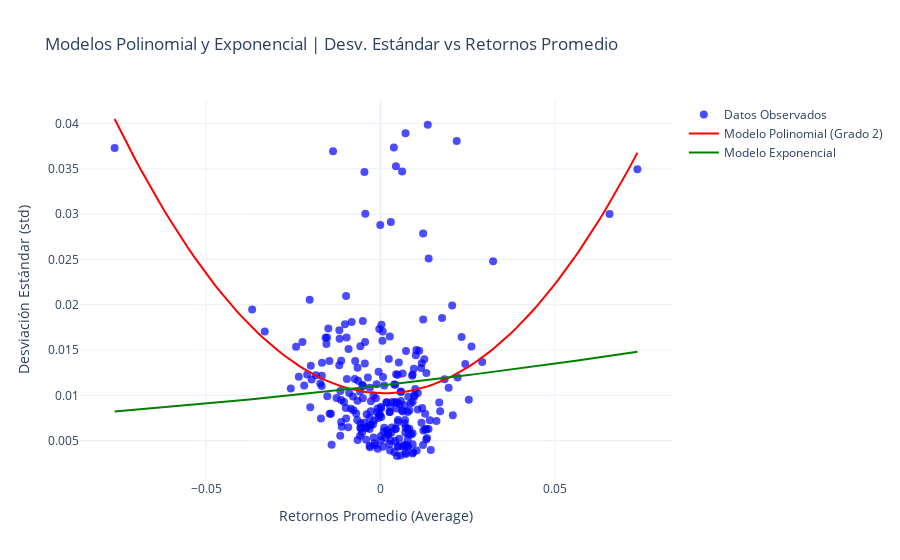

Write notebook code for a chart like this one.
### Code cell
#Modelo 1 
import numpy as np
import pandas as pd
import yfinance as yf
import statsmodels.api as sm
from scipy.optimize import curve_fit
import plotly.graph_objects as go

# 1. Descargar datos históricos del activo
activo = "AAPL"  # Ticker del activo
periodo = "1y"
datos = yf.Ticker(activo).history(period=periodo)

# 2. Calcular los retornos promedio (Average) y la desviación estándar (std)
datos['Average'] = datos[['High', 'Low']].mean(axis=1).pct_change()
datos['std'] = datos['Average'].rolling(window=5).std()

# Eliminar valores NaN para los ajustes
datos.dropna(inplace=True)

# --- MODELO POLINOMIAL ---
# Ajustar un modelo polinomial de grado 2
X_poly = np.column_stack((datos['Average'], datos['Average']**2))  # [x, x^2]
X_poly = sm.add_constant(X_poly)  # Añadir intercepto
modelo_poly = sm.OLS(datos['std'], X_poly).fit()

# Coeficientes del modelo polinomial
alpha_poly = modelo_poly.params[0]
beta_1_poly = modelo_poly.params[1]
beta_2_poly = modelo_poly.params[2]

# Predicciones del modelo polinomial
datos['std_pred_poly'] = alpha_poly + beta_1_poly * datos['Average'] + beta_2_poly * datos['Average']**2

# --- MODELO EXPONENCIAL ---
# Definir la función exponencial
def modelo_exponencial(x, alpha, beta):
    return alpha * np.exp(beta * x)

# Ajustar el modelo exponencial
popt, _ = curve_fit(modelo_exponencial, datos['Average'], datos['std'], maxfev=10000)
alpha_exp, beta_exp = popt

# Predicciones del modelo exponencial
datos['std_pred_exp'] = modelo_exponencial(datos['Average'], alpha_exp, beta_exp)

# --- GRAFICAR LOS RESULTADOS ---
fig = go.Figure()

# Datos observados
fig.add_trace(go.Scatter(x=datos['Average'], y=datos['std'],
                         mode='markers', name='Datos Observados',
                         marker=dict(size=8, color='blue', opacity=0.7)))

# Línea del modelo polinomial
x_vals = np.linspace(datos['Average'].min(), datos['Average'].max(), 100)
y_vals_poly = alpha_poly + beta_1_poly * x_vals + beta_2_poly * x_vals**2
fig.add_trace(go.Scatter(x=x_vals, y=y_vals_poly, mode='lines', name='Modelo Polinomial (Grado 2)',
                         line=dict(color='red')))

# Línea del modelo exponencial
y_vals_exp = modelo_exponencial(x_vals, alpha_exp, beta_exp)
fig.add_trace(go.Scatter(x=x_vals, y=y_vals_exp, mode='lines', name='Modelo Exponencial',
                         line=dict(color='green')))

# Configuración del gráfico
fig.update_layout(title="Modelos Polinomial y Exponencial | Desv. Estándar vs Retornos Promedio",
                  xaxis_title="Retornos Promedio (Average)",
                  yaxis_title="Desviación Estándar (std)",
                  template="plotly_white")

fig.show()

# --- RESULTADOS ---
print("Resultados del Modelo Polinomial:")
print(f"Intercepto (α): {alpha_poly:.4f}")
print(f"Coeficiente Lineal (β1): {beta_1_poly:.4f}")
print(f"Coeficiente Cuadrático (β2): {beta_2_poly:.4f}")
print(f"Resumen del Modelo Polinomial:\n{modelo_poly.summary()}")

print("\nResultados del Modelo Exponencial:")
print(f"Intercepto (α): {alpha_exp:.4f}")
print(f"Coeficiente Exponencial (β): {beta_exp:.4f}")

### Figure 1 — Plotly figure (JSON) as saved in the notebook; plotly's stock layout.template omitted (floating-point values rounded to 4 significant figures; data arrays with more than 128 entries replaced by an {"elided": "..."} marker saying what was removed)
{"data": [{"marker": {"color": "blue", "opacity": 0.7, "size": 8}, "mode": "markers", "name": "Datos Observados", "type": "scatter", "x": {"elided": "246 float values"}, "y": {"elided": "246 float values"}}, {"line": {"color": "red"}, "mode": "lines", "name": "Modelo Polinomial (Grado 2)", "type": "scatter", "x": [-0.07627, -0.07475, -0.07324, -0.07172, -0.07021, -0.0687, -0.06718, -0.06567, -0.06415, -0.06264, -0.06113, -0.05961, -0.0581, -0.05658, -0.05507, -0.05356, -0.05204, -0.05053, -0.04901, -0.0475, -0.04599, -0.04447, -0.04296, -0.04144, -0.03993, -0.03842, -0.0369, -0.03539, -0.03387, -0.03236, -0.03085, -0.02933, -0.02782, -0.0263, -0.02479, -0.02327, -0.02176, -0.02025, -0.01873, -0.01722, -0.0157, -0.01419, -0.01268, -0.01116, -0.009648, -0.008134, -0.00662, -0.005106, -0.003592, -0.002078, -0.0005638, 0.0009503, 0.002464, 0.003978, 0.005492, 0.007007, 0.008521, 0.01003, 0.01155, 0.01306, 0.01458, 0.01609, 0.01761, 0.01912, 0.02063, 0.02215, 0.02366, 0.02518, 0.02669, 0.0282, 0.02972, 0.03123, 0.03275, 0.03426, 0.03577, 0.03729, 0.0388, 0.04032, 0.04183, 0.04334, 0.04486, 0.04637, 0.04789, 0.0494, 0.05091, 0.05243, 0.05394, 0.05546, 0.05697, 0.05848, 0.06, 0.06151, 0.06303, 0.06454, 0.06606, 0.06757, 0.06908, 0.0706, 0.07211, 0.07363], "y": [0.04051, 0.03934, 0.03818, 0.03706, 0.03595, 0.03487, 0.03382, 0.03278, 0.03177, 0.03078, 0.02982, 0.02888, 0.02796, 0.02706, 0.02619, 0.02534, 0.02451, 0.02371, 0.02293, 0.02218, 0.02144, 0.02073, 0.02005, 0.01938, 0.01874, 0.01813, 0.01753, 0.01696, 0.01641, 0.01589, 0.01539, 0.01491, 0.01445, 0.01402, 0.01361, 0.01323, 0.01287, 0.01253, 0.01221, 0.01192, 0.01165, 0.0114, 0.01118, 0.01098, 0.0108, 0.01065, 0.01052, 0.01041, 0.01033, 0.01027, 0.01023, 0.01022, 0.01023, 0.01026, 0.01031, 0.01039, 0.01049, 0.01062, 0.01076, 0.01094, 0.01113, 0.01135, 0.01159, 0.01185, 0.01214, 0.01245, 0.01278, 0.01314, 0.01352, 0.01392, 0.01435, 0.0148, 0.01527, 0.01577, 0.01628, 0.01683, 0.01739, 0.01798, 0.01859, 0.01923, 0.01988, 0.02056, 0.02127, 0.022, 0.02275, 0.02352, 0.02432, 0.02514, 0.02598, 0.02685, 0.02774, 0.02865, 0.02959, 0.03055, 0.03153, 0.03253, 0.03356, 0.03461, 0.03569, 0.03679]}, {"line": {"color": "green"}, "mode": "lines", "name": "Modelo Exponencial", "type": "scatter", "x": [-0.07627, -0.07475, -0.07324, -0.07172, -0.07021, -0.0687, -0.06718, -0.06567, -0.06415, -0.06264, -0.06113, -0.05961, -0.0581, -0.05658, -0.05507, -0.05356, -0.05204, -0.05053, -0.04901, -0.0475, -0.04599, -0.04447, -0.04296, -0.04144, -0.03993, -0.03842, -0.0369, -0.03539, -0.03387, -0.03236, -0.03085, -0.02933, -0.02782, -0.0263, -0.02479, -0.02327, -0.02176, -0.02025, -0.01873, -0.01722, -0.0157, -0.01419, -0.01268, -0.01116, -0.009648, -0.008134, -0.00662, -0.005106, -0.003592, -0.002078, -0.0005638, 0.0009503, 0.002464, 0.003978, 0.005492, 0.007007, 0.008521, 0.01003, 0.01155, 0.01306, 0.01458, 0.01609, 0.01761, 0.01912, 0.02063, 0.02215, 0.02366, 0.02518, 0.02669, 0.0282, 0.02972, 0.03123, 0.03275, 0.03426, 0.03577, 0.03729, 0.0388, 0.04032, 0.04183, 0.04334, 0.04486, 0.04637, 0.04789, 0.0494, 0.05091, 0.05243, 0.05394, 0.05546, 0.05697, 0.05848, 0.06, 0.06151, 0.06303, 0.06454, 0.06606, 0.06757, 0.06908, 0.0706, 0.07211, 0.07363], "y": [0.008199, 0.008249, 0.008298, 0.008348, 0.008398, 0.008448, 0.008499, 0.00855, 0.008601, 0.008653, 0.008705, 0.008757, 0.008809, 0.008862, 0.008915, 0.008969, 0.009022, 0.009077, 0.009131, 0.009186, 0.009241, 0.009296, 0.009352, 0.009408, 0.009464, 0.009521, 0.009578, 0.009636, 0.009693, 0.009752, 0.00981, 0.009869, 0.009928, 0.009988, 0.01005, 0.01011, 0.01017, 0.01023, 0.01029, 0.01035, 0.01041, 0.01048, 0.01054, 0.0106, 0.01067, 0.01073, 0.01079, 0.01086, 0.01092, 0.01099, 0.01106, 0.01112, 0.01119, 0.01126, 0.01132, 0.01139, 0.01146, 0.01153, 0.0116, 0.01167, 0.01174, 0.01181, 0.01188, 0.01195, 0.01202, 0.01209, 0.01217, 0.01224, 0.01231, 0.01239, 0.01246, 0.01253, 0.01261, 0.01269, 0.01276, 0.01284, 0.01292, 0.01299, 0.01307, 0.01315, 0.01323, 0.01331, 0.01339, 0.01347, 0.01355, 0.01363, 0.01371, 0.01379, 0.01388, 0.01396, 0.01404, 0.01413, 0.01421, 0.0143, 0.01438, 0.01447, 0.01456, 0.01464, 0.01473, 0.01482]}], "layout": {"title": {"text": "Modelos Polinomial y Exponencial | Desv. Estándar vs Retornos Promedio"}, "xaxis": {"title": {"text": "Retornos Promedio (Average)"}}, "yaxis": {"title": {"text": "Desviación Estándar (std)"}}}}
